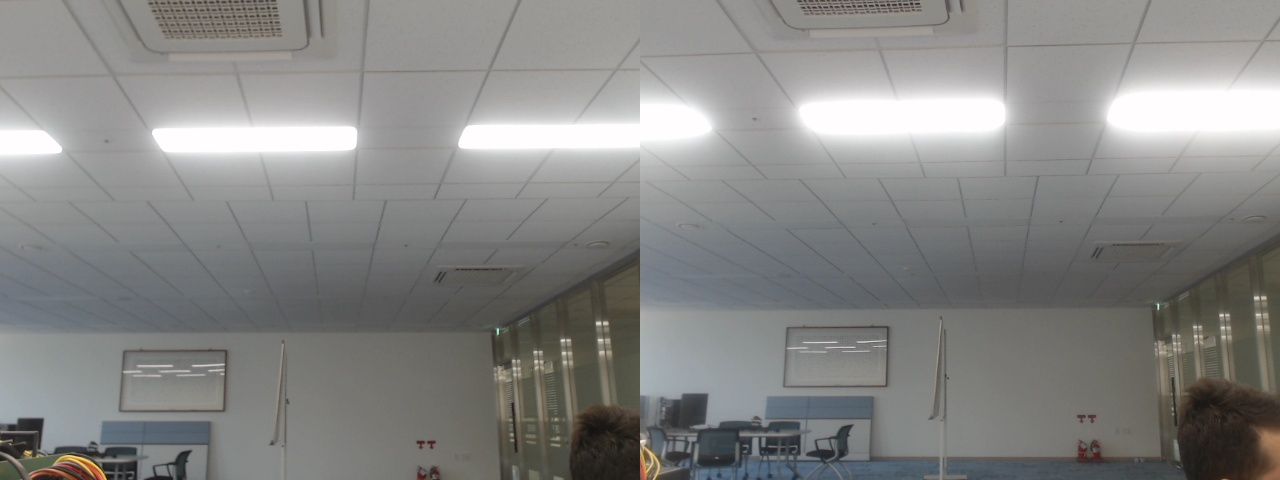
#> input picture disparity_map/OpenCV/pictures/Actual.jpg, 1280 x 480 px, given in place of the camera
$ jupyter execute 'Disparity Map Estimation via OpenCV.ipynb'   (older library calls are emulated)
#> lines starting #> are read from the running program, lines starting #| are printed output that depends on the picture
[cell 1]
import cv2
import numpy as np

[cell 2]
data = np.load('stereo.npy',allow_pickle=True).item()
#> (reads disparity_map/OpenCV/stereo.npy from the repository)
Kl, Dl, Kr, Dr, R, T, img_size = data['Kl'], data['Dl'], data['Kr'], data['Dr'], \
                                 data['R'], data['T'], data['img_size']

[cell 3]
cap_left = cv2.VideoCapture(1)
cap_left.set(cv2.CAP_PROP_AUTOFOCUS, 1)
cap_left.set(cv2.CAP_PROP_AUTO_WB, 3)
cap_right = cv2.VideoCapture(2)
cap_right.set(cv2.CAP_PROP_AUTOFOCUS, 1)
cap_right.set(cv2.CAP_PROP_AUTO_WB, 3)

[cell 4]
R1, R2, P1, P2, Q, validRoi1, validRoi2 = cv2.stereoRectify(Kl, Dl, Kr, Dr, img_size, R, T)

[cell 5]
xmap_left, ymap_left = cv2.initUndistortRectifyMap(Kl, Dl, R1, P1, img_size, cv2.CV_32FC1)
xmap_right, ymap_right = cv2.initUndistortRectifyMap(Kr, Dr, R2, P2, img_size, cv2.CV_32FC1)

[cell 6]
while True:
    ret_left, frame_left = cap_left.read()
#> frame_left is the input picture: shape (480, 1280, 3); mean B, G, R 132.9, 134.5, 134.4
    ret_right, frame_right = cap_right.read()
    if not ret_left:
        break
    if not ret_right:
        break

    left_img_rectified = cv2.remap(frame_left, xmap_left, ymap_left, cv2.INTER_LINEAR)
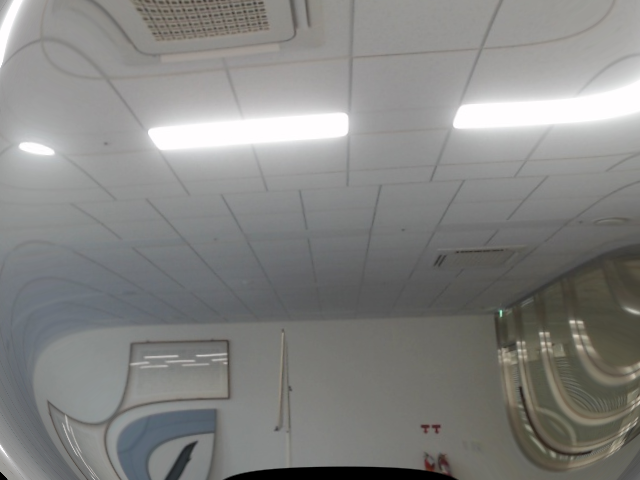
#> left_img_rectified: shape (480, 640, 3); mean B, G, R 130.7, 132.7, 132.6
    right_img_rectified = cv2.remap(frame_right, xmap_right, ymap_right, cv2.INTER_LINEAR)
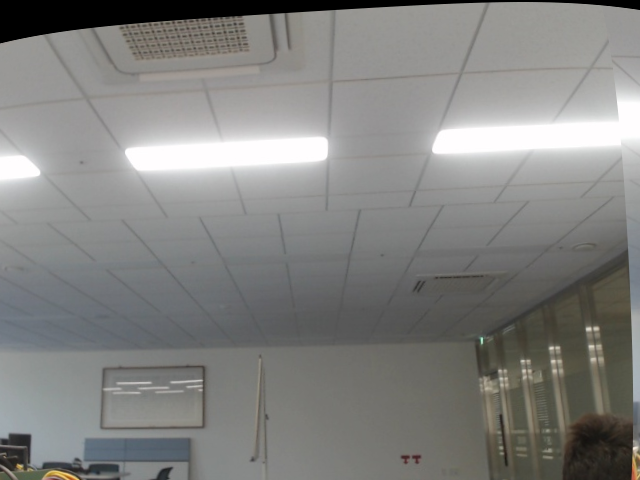
#> right_img_rectified: shape (480, 640, 3); mean B, G, R 128.3, 130.4, 130.4

    stereo_bm = cv2.StereoBM_create(32)
    dispmap_bm = stereo_bm.compute(cv2.cvtColor(left_img_rectified, cv2.COLOR_BGR2GRAY),
                               cv2.cvtColor(right_img_rectified, cv2.COLOR_BGR2GRAY))
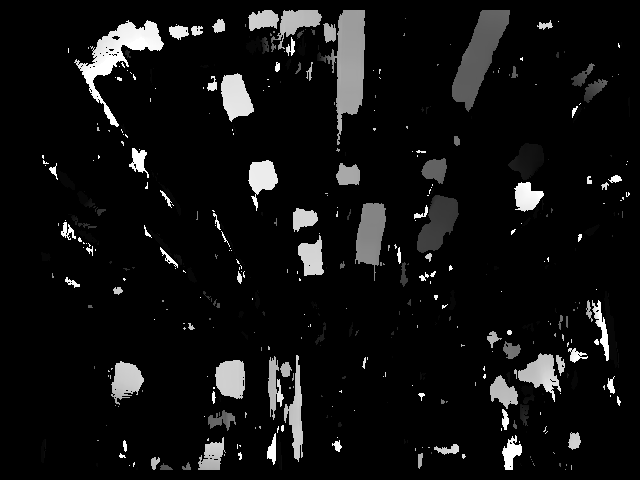
#> dispmap_bm: shape (480, 640) int16; min -16, max 496, mean 18.6; drawn with min black and max white
    disp_bm = cv2.normalize(dispmap_bm,None, alpha=0, beta=255,norm_type=cv2.NORM_MINMAX, dtype=cv2.CV_8U)

    stereo_sgbm = cv2.StereoSGBM_create(0, 32)
    dispmap_sgbm = stereo_sgbm.compute(left_img_rectified, right_img_rectified)
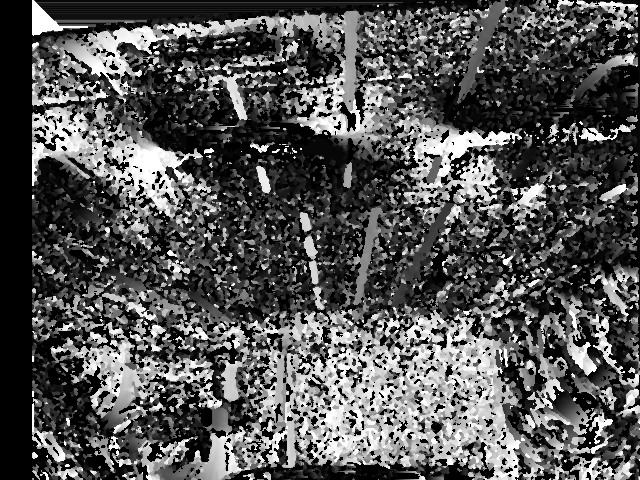
#> dispmap_sgbm: shape (480, 640) int16; min -16, max 496, mean 153.2; drawn with min black and max white
    disp_sbm = cv2.normalize(dispmap_sgbm,None, alpha=0, beta=255,norm_type=cv2.NORM_MINMAX, dtype=cv2.CV_8U)

    original = np.concatenate((frame_left, frame_right), axis=1)
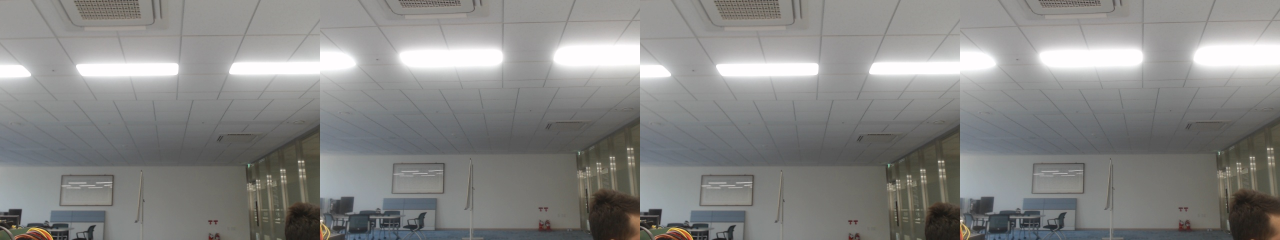
#> original: shape (480, 2560, 3) (shown at 1/2 size); mean B, G, R 132.9, 134.5, 134.4
    rectified = np.concatenate((left_img_rectified,right_img_rectified),axis=1)
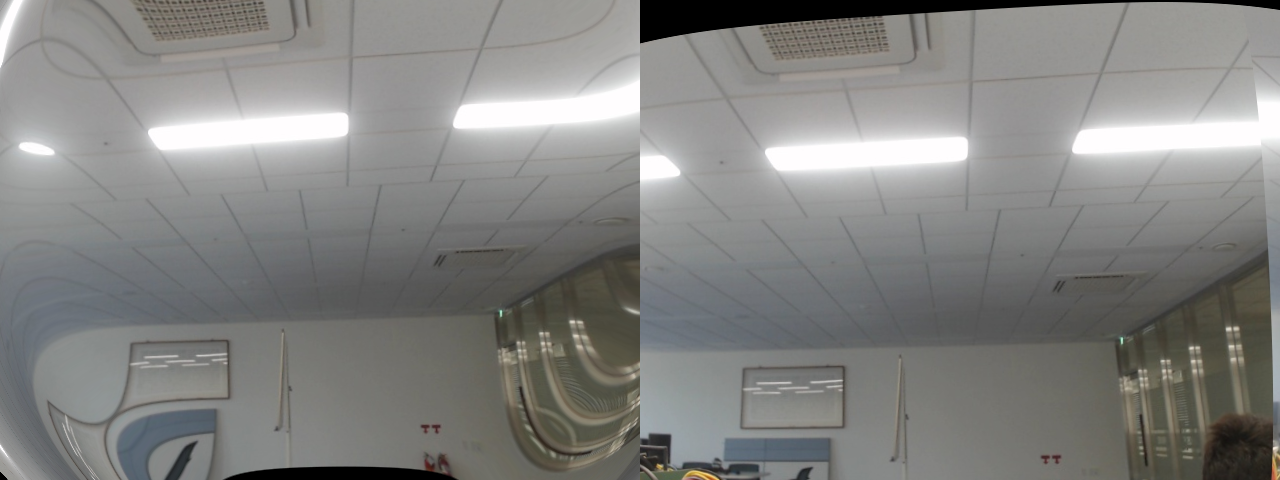
#> rectified: shape (480, 1280, 3); mean B, G, R 129.5, 131.6, 131.5

    cv2.imshow('Actual', original)
    cv2.imshow('Recitified',rectified)
    cv2.imshow('StereoBM', disp_bm)
    cv2.imshow('StereoSBM',disp_sbm)

    k = cv2.waitKey(10)
#> (key Esc is pressed here)
    if k == 27:
        break

cap_left.release()
cap_right.release()
cv2.destroyAllWindows()
